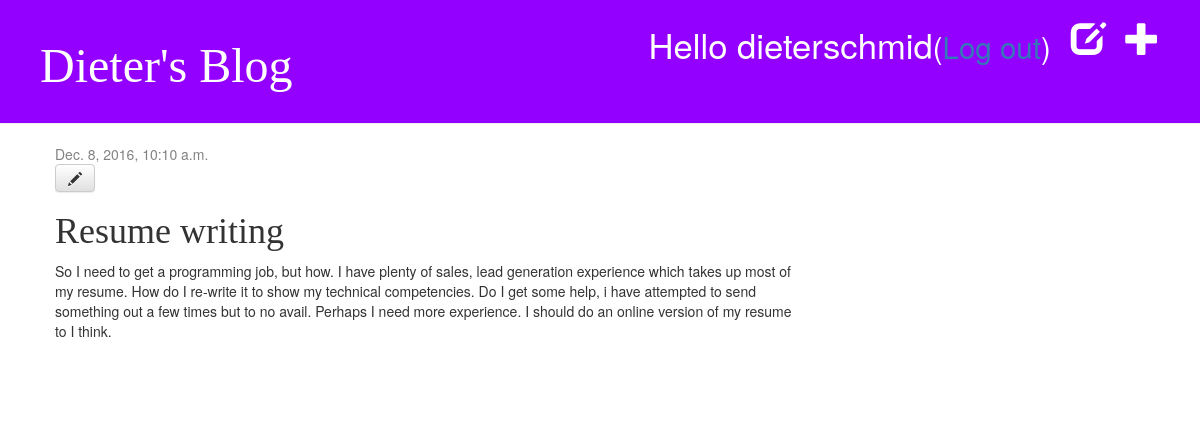
/post/6/ (signed in), run on the app's committed database.
### blog/models.py (models this page shows, shortened)
class Post(models.Model):
    author = models.ForeignKey('auth.User')
    title = models.CharField(max_length=200)
    text = models.TextField()
    created_date = models.DateTimeField(
            default=timezone.now)
    published_date = models.DateTimeField(
            blank=True, null=True)

### blog/views.py (the view)
# urls.py: url(r'^post/(?P<pk>\d+)/$', views.post_detail, name='post_detail'),
def post_detail(request, pk):
    post = get_object_or_404(Post, pk=pk)
    return render(request, 'blog/post_detail.html', {'post': post})

### blog/templates/blog/post_detail.html
{% extends 'blog/base.html' %}
{% block content %}
    	<div class="post">
      {% if post.published_date %}
    	<div class="date">
        	{{ post.published_date }}
    	</div>
	 {% else %}
    		<a class="btn btn-default" href="{% url 'post_publish' pk=post.pk %}">Publish</a>
    		<a class="btn btn-default" href="{% url 'post_remove' pk=post.pk %}"><span class="glyphicon glyphicon-remove"></span></a>
	{% endif %}
        {% if user.is_authenticated %}
        	<a class="btn btn-default" href="{% url 'post_edit' pk=post.pk %}"><span class="glyphicon glyphicon-pencil"></span></a>
        {% endif %}
        <h1>{{ post.title }}</h1>
        <p>{{ post.text|linebreaksbr }}</p>
    </div>
{% endblock %}

### blog/templates/blog/base.html (shortened to what this page needs)
{% load staticfiles %}
<html>
    <head>
        <link rel="stylesheet" href="//maxcdn.bootstrapcdn.com/bootstrap/3.2.0/css/bootstrap.min.css">
        <link rel="stylesheet" href="//maxcdn.bootstrapcdn.com/bootstrap/3.2.0/css/bootstrap-theme.min.css">
        <link rel="stylesheet" href="{% static 'css/blog.css' %}">
    </head>
    <body>
      <div class="page-header">
        {% if user.is_authenticated %}
            <a href="{% url 'post_new' %}" class="top-menu"><span class="glyphicon glyphicon-plus"></span></a>
            <a href="{% url 'post_draft_list' %}" class="top-menu"><span class="glyphicon glyphicon-edit"></span></a>
            <p class="top-menu">Hello {{ user.username }}<small>(<a href="{% url 'logout' %}">Log out</a>)</small></p>
        {% else %}
            <a href="{% url 'login' %}" class="top-menu"><span class="glyphicon glyphicon-lock"></span></a>
        {% endif %}
        <h1><a href="/">Dieter's Blog</a></h1>
    </div>
    <div class="content container">
        <div class="row">
            <div class="col-md-8">
            {% block content %}
            {% endblock %}
            </div>
        </div>
    </div>
    </body>
</html>

### blog/static/css/blog.css (style rules this page uses)
.page-header { background-color: #9400ff; margin-top: 0; padding: 20px 20px 20px 40px; }
.page-header h1, .page-header h1 a, .page-header h1 a:visited, .page-header h1 a:active { color: #ffffff; font-size: 36pt; text-decoration: none; }
.content { margin-left: 40px; }
h1, h2, h3, h4 { font-family: 'Aref Ruqaa', cursive; }
.date { color: #828282; }
.top-menu, .top-menu:hover, .top-menu:visited { color: #ffffff; float: right; font-size: 26pt; margin-right: 20px; }
.post { margin-bottom: 70px; }

### data on the page
Post: published_date "Dec. 8, 2016, 10:10 a.m.", title "Resume writing", text "So I need to get a programming job, but how. I have plenty of sales, lead generation experience which takes up most of my resume. How do I re-write it to show my technical competencies. Do I get some help, i have attempted to send something out a few times but to no avail. Perhaps I need more experience. I should do an online version of my resume to I think."

### other printed values
{{ user.username }} "dieterschmid"
